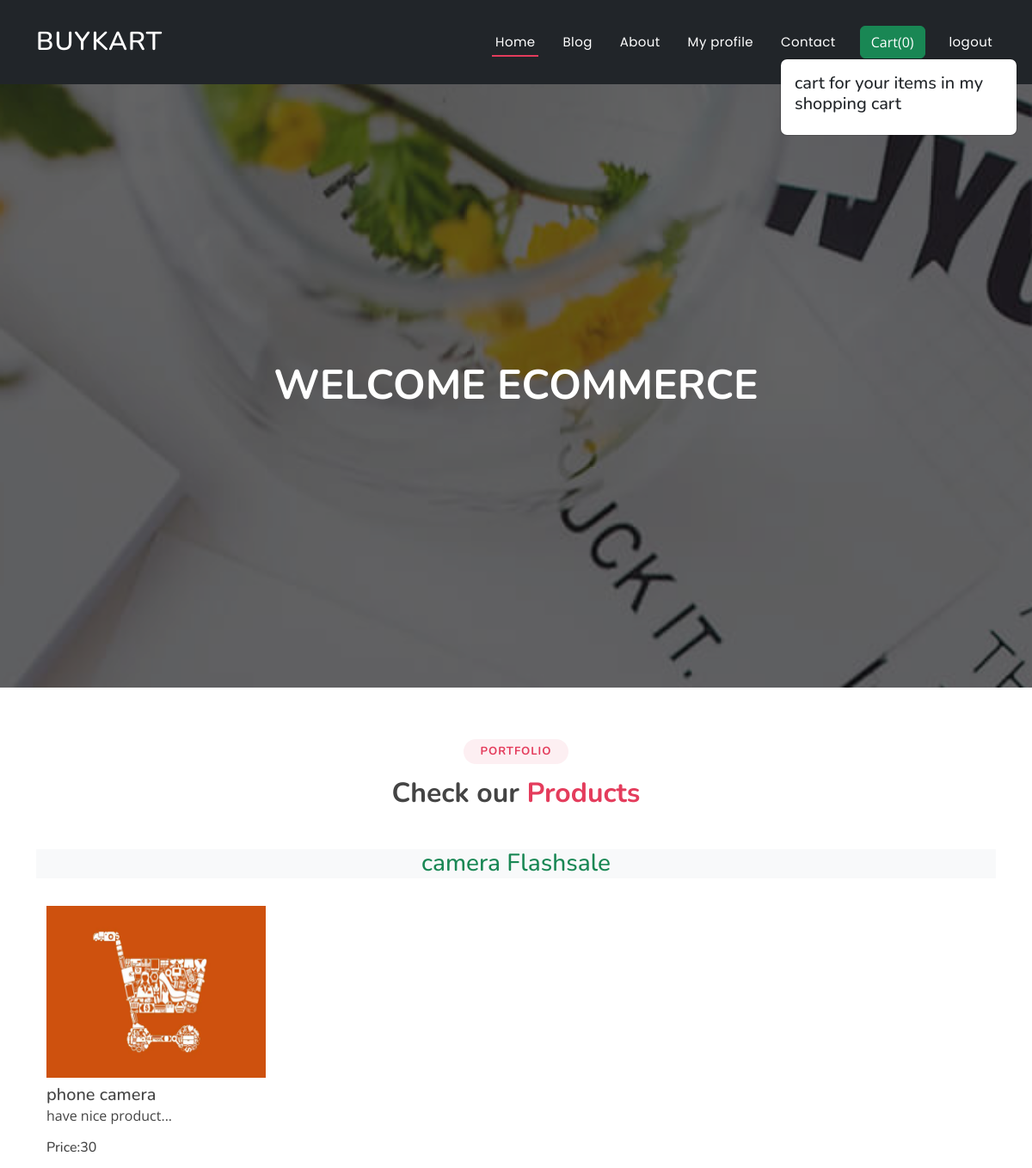
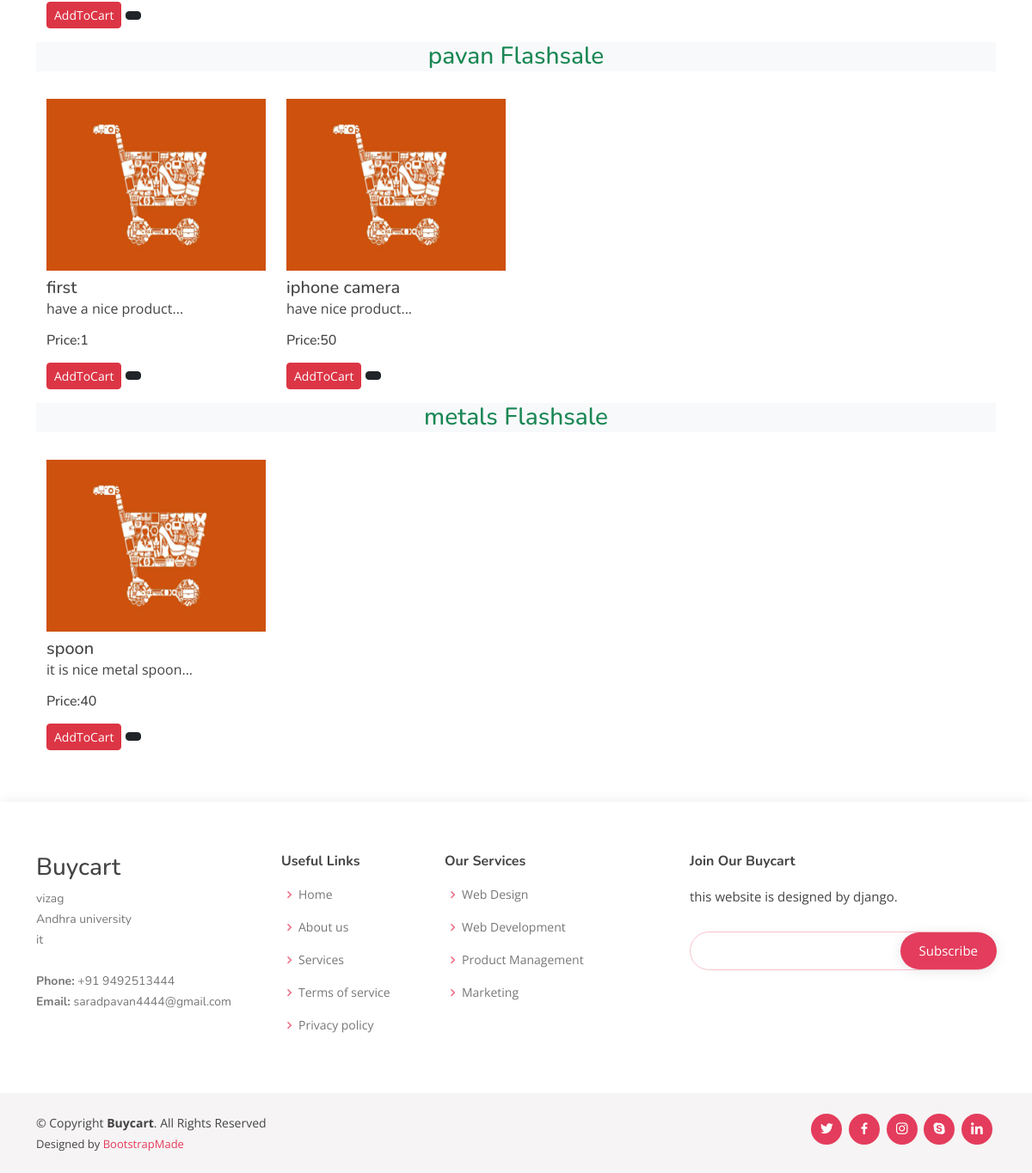
The app's page / (signed in) with its own data (2 pictures, top to bottom).
### ecommerceapp/models.py (models this page shows, shortened)
class Product(models.Model):
    product_id =models.AutoField
    product_name=models.CharField(max_length=50)
    category = models.CharField(max_length=100,default="")
    subcategory = models.CharField(max_length=100,default="")
    price = models.IntegerField(default="0")
    desc = models.CharField(max_length=500)
    image = models.ImageField(upload_to='images')

### ecommerceapp/views.py (the view)
# urls.py: path('',views.index,name="index"),
def index(request):
    allProds = []
    catprods = Product.objects.values('category','id')
    print(catprods)
    cats = {item['category'] for item in catprods}
    for cat in cats:
        prod= Product.objects.filter(category=cat)
        n=len(prod)
        nSlides = n // 4 + ceil((n / 4) - (n // 4))
        allProds.append([prod, range(1, nSlides), nSlides])
    params= {'allProds':allProds}
    return render(request,"index.html",params)

### ecommerceapp/templates/index.html (shortened to what this page needs)
{% extends 'base.html' %}

### ecommerceapp/templates/base.html (shortened to what this page needs)
{% load static %}
<!DOCTYPE html>
<html lang="en">
  <head>
    <link
      href="{% static 'assets/vendor/bootstrap/css/bootstrap.min.css'%}"
      rel="stylesheet"
    />
    <link
      href="{% static 'assets/vendor/bootstrap-icons/bootstrap-icons.css'%}"
      rel="stylesheet"
    />
    <link
      href="{% static 'assets/vendor/boxicons/css/boxicons.min.css'%}"
      rel="stylesheet"
    />
    <link
      href="{% static 'assets/vendor/glightbox/css/glightbox.min.css'%}"
      rel="stylesheet"
    />
    <link
      href="{% static 'assets/vendor/remixicon/remixicon.css'%}"
      rel="stylesheet"
    />
    <link
      href="{% static 'assets/vendor/swiper/swiper-bundle.min.css'%}"
      rel="stylesheet"
    />
    <link href="{% static 'assets/css/style.css'%}" rel="stylesheet" />
  </head>
  <body>
    <header id="header" class="fixed-top bg-dark">
      <div class="container d-flex align-items-center justify-content-between">
        <h1 class="logo"><a href="index.html">buykart</a></h1>
        <nav id="navbar" class="navbar ">
          <ul>
            <li><a class="nav-link scrollto active" href="/">Home</a></li>
            <li><a class="nav-link scrollto " href="{% url 'blog' %}">Blog</a></li>
            <li><a class="nav-link scrollto" href="{% url 'about' %}">About</a></li>
            <li><a class="nav-link scrollto" href="{% url 'profile' %}">My profile</a></li>
            <li><a class="nav-link scrollto" href="{% url 'contact' %}">Contact</a></li>
            <li class="dropdown">
              {% if user.is_authenticated %}
              <button type="button" class="btn btn-success " id="popcart" data-container="body" data-toggle="popover" data-placement="bottom" data-html="true" data-content="Vivamus
                  sagittis lacus vel augue laoreet rutrum faucibus.">
                   Cart(<span id="cart">0</span>)
              </button>
              <li><a href="{% url 'logout' %}">logout</a></li>
              {% else %}
              <a href="#"><span>SignIn</span> <i class="bi bi-chevron-down"></i></a>
              <ul>
                <li><a href="{% url 'signup' %}">SignUp</a></li>
                <li><a href="{% url 'login' %}">Login</a></li>
              </ul>
              {% endif %}
            </li>
          </ul>
        </nav>
      </div>
    </header>
    <section id="hero" >
      <div class="hero-container text-center">
       <h1 class="p-5">{% block head %}
        {% if user.is_authenticated %}
          <h1>welcome {{user.username}}</h1>
          {% else %}
          <h1>Welcome to Buycart</h1>
        {% endif %}
        {% endblock head %}
      </div>
    </section>
    <main>
      {% if user.is_authenticated %}
      {% block body %}
      <section id="portfolio" class="portfolio">
        <div class="container">
          <div class="section-title">
            <h2>Portfolio</h2>
            <h3>Check our <span>Products</span></h3>
          </div>
          {% for product, range, nSlides in allProds %}
    <h3 class="my-3 text-center text-success bg-light">
      {{product.0.category}} Flashsale
    </h3>
    <div class="container">
      <div class="row">
        {% for i in product %}
        <div class="col-md-3 mt-3">
          <img src="{% static 'assets/img/cart.webp' %}" class="card-img-top" alt="not found" height="200px" width="150px" />
          <div class="card-body">
            <h5 class="card-title mt-2" id="namepr{{i.id}}">{{i.product_name}}</h5>
            <p class="card-text">{{i.desc|slice:"0:53"}}...</p>
            <h6 class="card-title mb-3">
              Price:<span id="pricepr{{i.id}}">{{i.price}}</span>
            </h6>
            <span id="divpr{{i.id}}" class="divpr">
              <button id="pr{{i.id}}" class="btn btn-danger cart btn-sm mt-0">
                AddToCart
              </button>
            </span>
            <a href="{{i.image.url}}">
              <button class="btn btn-dark btn-sm cart"></button></a
            >
          </div>
        </div>
        {% endfor %}
      </div>
    </div>
    {% endfor %}
        </div>
      </section>
     {% endblock body %}
      {% endif %}
    </main>
    <footer id="footer">
      <div class="footer-top">
        <div class="container">
          <div class="row">
            <div class="col-lg-3 col-md-6 footer-contact">
              <h3>Buycart</h3>
              <p>
                vizag <br />
                Andhra university<br />
                it <br /><br />
                <strong>Phone:</strong> +91 9492513444<br />
                <strong>Email:</strong> saradpavan4444@gmail.com<br />
              </p>
            </div>
            <div class="col-lg-2 col-md-6 footer-links">
              <h4>Useful Links</h4>
              <ul>
                <li>
                  <i class="bx bx-chevron-right"></i> <a href="#">Home</a>
                </li>
                <li>
                  <i class="bx bx-chevron-right"></i> <a href="#">About us</a>
                </li>
                <li>
                  <i class="bx bx-chevron-right"></i> <a href="#">Services</a>
                </li>
                <li>
                  <i class="bx bx-chevron-right"></i>
                  <a href="#">Terms of service</a>
                </li>
                <li>
                  <i class="bx bx-chevron-right"></i>
                  <a href="#">Privacy policy</a>
                </li>
              </ul>
            </div>
            <div class="col-lg-3 col-md-6 footer-links">
              <h4>Our Services</h4>
              <ul>
                <li>
                  <i class="bx bx-chevron-right"></i> <a href="#">Web Design</a>
                </li>
                <li>
                  <i class="bx bx-chevron-right"></i>
                  <a href="#">Web Development</a>
                </li>
                <li>
                  <i class="bx bx-chevron-right"></i>
                  <a href="#">Product Management</a>
                </li>
                <li>
                  <i class="bx bx-chevron-right"></i> <a href="#">Marketing</a>
                </li>
              </ul>
            </div>
            <div class="col-lg-4 col-md-6 footer-newsletter">
              <h4>Join Our Buycart</h4>
              <p>
                this website is designed by django.
              </p>
              <form action="" method="post">
                <input type="email" name="email" /><input
                  type="submit"
                  value="Subscribe"
                />
              </form>
            </div>
          </div>
        </div>
      </div>
      <div class="container d-md-flex py-4">
        <div class="me-md-auto text-center text-md-start">
          <div class="copyright">
            &copy; Copyright <strong><span>Buycart</span></strong
            >. All Rights Reserved
          </div>
          <div class="credits">
            Designed by <a href="https://bootstrapmade.com/">BootstrapMade</a>
          </div>
        </div>
        <div class="social-links text-center text-md-right pt-3 pt-md-0">
          <a href="#" class="twitter"><i class="bx bxl-twitter"></i></a>
          <a href="#" class="facebook"><i class="bx bxl-facebook"></i></a>
          <a href="#" class="instagram"><i class="bx bxl-instagram"></i></a>
          <a href="#" class="google-plus"><i class="bx bxl-skype"></i></a>
          <a href="#" class="linkedin"><i class="bx bxl-linkedin"></i></a>
        </div>
      </div>
    </footer>
  </body>
</html>

### records on screen
Product: category "camera", product_name "phone camera", desc "have nice product", price "30"
Product: category "pavan", product_name "first", desc "have a nice product", price "1"
Product: product_name "iphone camera", desc "have nice product", price "50"
Product: category "metals", product_name "spoon", desc "it is nice metal spoon", price "40"

### other values on screen
{{ user.username }} "ECOMMERCE"
